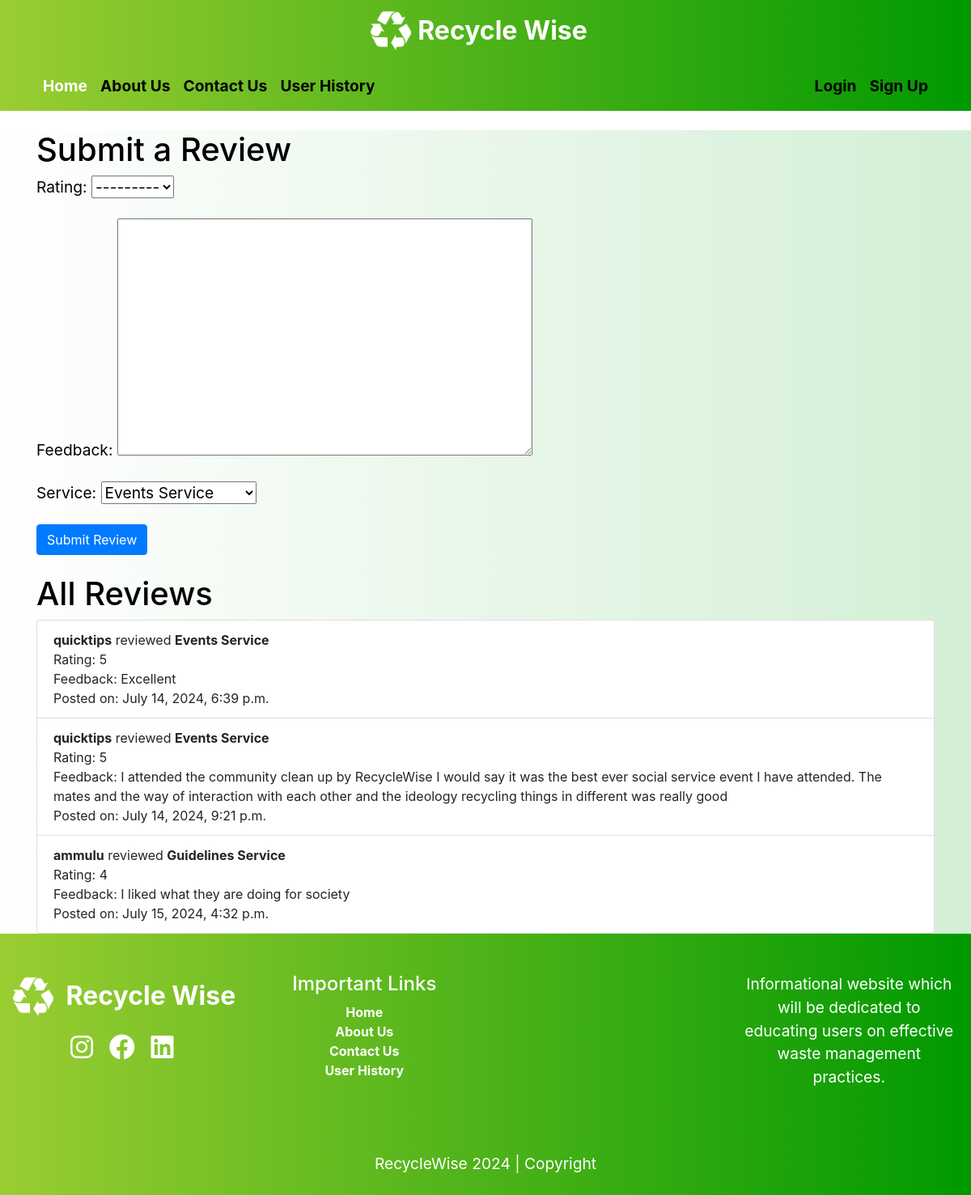
The app's page /reviews/ with its own data.
### reviews/models.py (models this page shows, shortened)
class Review(models.Model):
    SERVICE_CHOICES = [
        ('ES', 'Events Service'),
        ('GS', 'Guidelines Service'),
        ('TS', 'Tips Service'),
    ]
    user = models.ForeignKey(User, on_delete=models.CASCADE)
    rating = models.PositiveSmallIntegerField(choices=[(i, str(i)) for i in range(1, 6)])
    feedback = models.TextField(max_length=100)
    review_date = models.DateTimeField(default=timezone.now)
    service = models.CharField(max_length=20, choices=SERVICE_CHOICES, default='ES')

### reviews/views.py (the view)
# urls.py: path('reviews/', get_reviews, name='get_reviews'),
def get_reviews(request):
    if request.user.is_authenticated and request.method == 'POST':
        form = ReviewForm(request.POST)
        if form.is_valid():
            review = form.save(commit=False)
            review.user = request.user  # Assign the current user to the review
            review.save()
            return redirect('get_reviews')  # Redirect to the same page to see the new review
    else:
        form = ReviewForm()
    reviews = Review.objects.all()
    return render(request, 'reviews/reviews.html', {'form': form, 'reviews': reviews})

### reviews/forms.py
class ReviewForm(forms.ModelForm):
    class Meta:
        model = Review
        fields = ['rating', 'feedback', 'service']

### templates/reviews/reviews.html (shortened to what this page needs)
{% extends "base.html" %}
{% block content %}
<div class="container mt-4">
    <h1>Submit a Review</h1>
    <form method="post">
        {{ form.as_p }}
        <button type="submit" class="btn btn-primary">Submit Review</button>
    </form>
    <h1 class="mt-4">All Reviews</h1>
    <ul class="list-group">
        {% for review in reviews %}
            <li class="list-group-item">
                <strong>{{ review.user.username }}</strong> reviewed <strong>{{ review.get_service_display }}</strong><br>
                Rating: {{ review.rating }}<br>
                Feedback: {{ review.feedback }}<br>
                Posted on: {{ review.review_date|date:"F j, Y, g:i a" }}
            </li>
        {% endfor %}
    </ul>
</div>
{% endblock %}

### static/css/base.css (style rules this page uses)
h1 { color: #000; font-size: 2.5em; }
p { color: #000; font-size: 1.2em; }

### records on screen
Review: user.username "quicktips", service "Events Service", rating "5", feedback "Excellent", review_date "July 14, 2024, 6:39 p.m."
Review: user.username "quicktips", service "Events Service", rating "5", feedback "I attended the community clean up by RecycleWise I would say it was the best ever social service event I have attended. The mates and the way of interaction with each other and the ideology recycling things in different was really good", review_date "July 14, 2024, 9:21 p.m."
Review: user.username "ammulu", service "Guidelines Service", rating "4", feedback "I liked what they are doing for society", review_date "July 15, 2024, 4:32 p.m."
